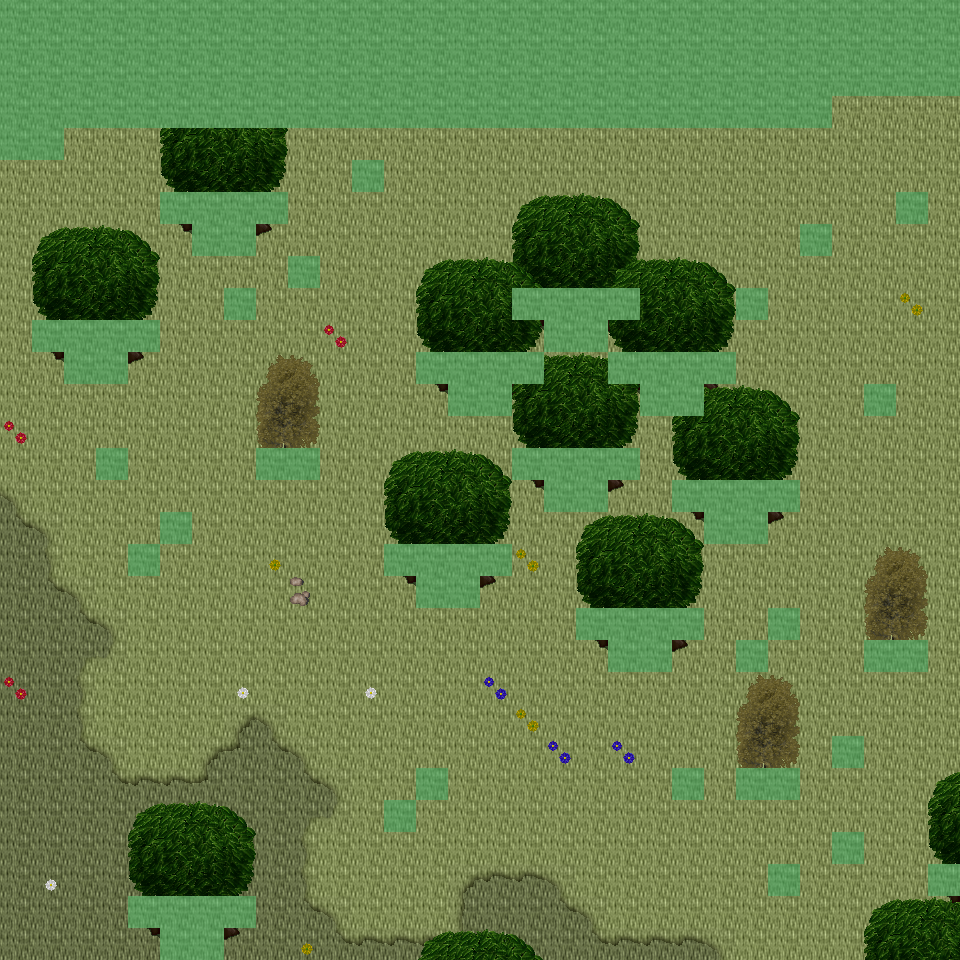

This is a level from a 2D game, rendered from its Tiled map with the project's own tilesets. A one-line summary and the map file follow, with tile-layer data summarised:
An orthogonal 30x30 tile map with 32x32 px tiles, 6 tile layers (Ground, Object, Object2, Above, ...), 45 tilesets and 5 objects (5x mapExit).

<map version="1.0" orientation="orthogonal" renderorder="right-down" width="30" height="30" tilewidth="32" tileheight="32" nextobjectid="6">
  <tileset firstgid="1" name="tileset_ground_ground" tilewidth="32" tileheight="32" tilecount="33" columns="3">
    <image source="../drawable/tileset_ground_ground.png" width="96" height="352" />
  </tileset>
  <tileset firstgid="34" name="tileset_ground_ridge_earth_dark" tilewidth="32" tileheight="32" tilecount="96" columns="12">
    <image source="../drawable/tileset_ground_ridge_earth_dark.png" width="384" height="256" />
  </tileset>
  <tileset firstgid="130" name="tileset_plant_grasses" tilewidth="32" tileheight="32" tilecount="6" columns="3">
    <image source="../drawable/tileset_plant_grasses.png" width="96" height="64" />
  </tileset>
  <tileset firstgid="136" name="tileset_ground_ladder_vertical_dark" tilewidth="32" tileheight="32" tilecount="3" columns="3">
    <image source="../drawable/tileset_ground_ladder_vertical_dark.png" width="96" height="32" />
  </tileset>
  <tileset firstgid="139" name="tileset_logic_collision" tilewidth="32" tileheight="32" tilecount="1" columns="1">
    <image source="../drawable/tileset_logic_collision.png" width="32" height="32" />
  </tileset>
  <tileset firstgid="140" name="tileset_ground_grass_corners" tilewidth="32" tileheight="32" tilecount="24" columns="6">
    <image source="../drawable/tileset_ground_grass_corners.png" width="192" height="128" />
  </tileset>
  <tileset firstgid="164" name="tileset_ground_earth_edges" tilewidth="32" tileheight="32" tilecount="18" columns="6">
    <image source="../drawable/tileset_ground_earth_edges.png" width="192" height="96" />
  </tileset>
  <tileset firstgid="182" name="tileset_plant_bush_bushes" tilewidth="32" tileheight="32" tilecount="10" columns="5">
    <image source="../drawable/tileset_plant_bush_bushes.png" width="160" height="64" />
  </tileset>
  <tileset firstgid="192" name="tileset_plant_tree_tree_darkgreen" tilewidth="32" tileheight="32" tilecount="88" columns="8">
    <image source="../drawable/tileset_plant_tree_tree_darkgreen.png" width="256" height="352" />
  </tileset>
  <tileset firstgid="280" name="tileset_ground_rock_pebbles" tilewidth="32" tileheight="32" tilecount="3" columns="1">
    <image source="../drawable/tileset_ground_rock_pebbles.png" width="32" height="96" />
  </tileset>
  <tileset firstgid="283" name="tileset_furniture_sink_jacuzzi_dark_side_on" tilewidth="32" tileheight="32" tilecount="36" columns="3">
    <image source="../drawable/tileset_furniture_sink_jacuzzi_dark_side_on.png" width="96" height="384" />
  </tileset>
  <tileset firstgid="319" name="tileset_furniture_chair_bench_iron_extensible" tilewidth="32" tileheight="32" tilecount="16" columns="4">
    <image source="../drawable/tileset_furniture_chair_bench_iron_extensible.png" width="128" height="128" />
  </tileset>
  <tileset firstgid="335" name="tileset_plant_flower_daisy_blue" tilewidth="32" tileheight="32" tilecount="8" columns="2">
    <image source="../drawable/tileset_plant_flower_daisy_blue.png" width="64" height="128" />
  </tileset>
  <tileset firstgid="343" name="tileset_plant_flower_daisy_red" tilewidth="32" tileheight="32" tilecount="8" columns="2">
    <image source="../drawable/tileset_plant_flower_daisy_red.png" width="64" height="128" />
  </tileset>
  <tileset firstgid="351" name="tileset_plant_flower_daisy_white" tilewidth="32" tileheight="32" tilecount="8" columns="2">
    <image source="../drawable/tileset_plant_flower_daisy_white.png" width="64" height="128" />
  </tileset>
  <tileset firstgid="359" name="tileset_plant_flower_daisy_yellow" tilewidth="32" tileheight="32" tilecount="8" columns="2">
    <image source="../drawable/tileset_plant_flower_daisy_yellow.png" width="64" height="128" />
  </tileset>
  <tileset firstgid="367" name="tileset_plant_bush_hedge" tilewidth="32" tileheight="32" tilecount="35" columns="5">
    <image source="../drawable/tileset_plant_bush_hedge.png" width="160" height="224" />
  </tileset>
  <tileset firstgid="402" name="tileset_plant_tree_evergreen" tilewidth="32" tileheight="32" tilecount="36" columns="3">
    <image source="../drawable/tileset_plant_tree_evergreen.png" width="96" height="384" />
  </tileset>
  <tileset firstgid="438" name="tileset_furniture_light_iron_lamp" tilewidth="32" tileheight="32" tilecount="3" columns="1">
    <image source="../drawable/tileset_furniture_light_iron_lamp.png" width="32" height="96" />
  </tileset>
  <tileset firstgid="441" name="tileset_furniture_light_flames" tilewidth="32" tileheight="32" tilecount="6" columns="6">
    <image source="../drawable/tileset_furniture_light_flames.png" width="192" height="32" />
  </tileset>
  <tileset firstgid="447" name="tileset_item_statue_girl_with_bird" tilewidth="32" tileheight="32" tilecount="12" columns="4">
    <image source="../drawable/tileset_item_statue_girl_with_bird.png" width="128" height="96" />
  </tileset>
  <tileset firstgid="459" name="tileset_object_birds" tilewidth="32" tileheight="32" tilecount="4" columns="2">
    <image source="../drawable/tileset_object_birds.png" width="64" height="64" />
  </tileset>
  <tileset firstgid="463" name="tileset_logic_protection" tilewidth="32" tileheight="32" tilecount="2" columns="2">
    <image source="../drawable/tileset_logic_protection.png" width="64" height="32" />
  </tileset>
  <tileset firstgid="465" name="tileset_plant_tree_spruce" tilewidth="32" tileheight="32" tilecount="6" columns="2">
    <image source="../drawable/tileset_plant_tree_spruce.png" width="64" height="96" />
  </tileset>
  <tileset firstgid="471" name="tileset_plant_tree_taller_trees" tilewidth="32" tileheight="32" tilecount="32" columns="8">
    <image source="../drawable/tileset_plant_tree_taller_trees.png" width="256" height="128" />
  </tileset>
  <tileset firstgid="503" name="tileset_plant_stump_hollow_logs" tilewidth="32" tileheight="32" tilecount="6" columns="3">
    <image source="../drawable/tileset_plant_stump_hollow_logs.png" width="96" height="64" />
  </tileset>
  <tileset firstgid="509" name="tileset_plant_stump_small_stump" tilewidth="32" tileheight="32" tilecount="4" columns="2">
    <image source="../drawable/tileset_plant_stump_small_stump.png" width="64" height="64" />
  </tileset>
  <tileset firstgid="513" name="tileset_ground_grass_2" tilewidth="32" tileheight="32" tilecount="21" columns="3">
    <image source="../drawable/tileset_ground_grass_2.png" width="96" height="224" />
  </tileset>
  <tileset firstgid="534" name="tileset_ground_water_waterfall" tilewidth="32" tileheight="32" tilecount="120" columns="8">
    <image source="../drawable/tileset_ground_water_waterfall.png" width="256" height="480" />
  </tileset>
  <tileset firstgid="654" name="tileset_ground_water_pool_corners" tilewidth="32" tileheight="32" tilecount="72" columns="3">
    <image source="../drawable/tileset_ground_water_pool_corners.png" width="96" height="768" />
  </tileset>
  <tileset firstgid="726" name="tileset_ground_water_pool" tilewidth="32" tileheight="32" tilecount="72" columns="3">
    <image source="../drawable/tileset_ground_water_pool.png" width="96" height="768" />
  </tileset>
  <tileset firstgid="798" name="tileset_plant_vine" tilewidth="32" tileheight="32" tilecount="3" columns="1">
    <image source="../drawable/tileset_plant_vine.png" width="32" height="96" />
  </tileset>
  <tileset firstgid="801" name="tileset_logic_item_fruits" tilewidth="32" tileheight="32" tilecount="16" columns="8">
    <image source="../drawable/tileset_logic_item_fruits.png" width="256" height="64" />
  </tileset>
  <tileset firstgid="817" name="tileset_ground_dry_grass" tilewidth="32" tileheight="32" tilecount="54" columns="9">
    <image source="../drawable/tileset_ground_dry_grass.png" width="288" height="192" />
  </tileset>
  <tileset firstgid="871" name="tileset_light_dim_light_5x5" tilewidth="32" tileheight="32" tilecount="25" columns="5">
    <image source="../drawable/tileset_light_dim_light_5x5.png" width="160" height="160" />
  </tileset>
  <tileset firstgid="896" name="tileset_building_chimney_smoke" tilewidth="32" tileheight="32" tilecount="40" columns="4">
    <image source="../drawable/tileset_building_chimney_smoke.png" width="128" height="320" />
  </tileset>
  <tileset firstgid="936" name="tileset_logic_creature_hybrid" tilewidth="32" tileheight="32" tilecount="16" columns="8">
    <image source="../drawable/tileset_logic_creature_hybrid.png" width="256" height="64" />
  </tileset>
  <tileset firstgid="952" name="tileset_building_huts" tilewidth="32" tileheight="32" tilecount="338" columns="26">
    <image source="../drawable/tileset_building_huts.png" width="832" height="416" />
  </tileset>
  <tileset firstgid="1290" name="tileset_logic_portal" tilewidth="32" tileheight="32" tilecount="24" columns="8">
    <image source="../drawable/tileset_logic_portal.png" width="256" height="96" />
  </tileset>
  <tileset firstgid="1314" name="tileset_plant_bush_leafy" tilewidth="32" tileheight="32" tilecount="48" columns="8">
    <image source="../drawable/tileset_plant_bush_leafy.png" width="256" height="192" />
  </tileset>
  <tileset firstgid="1362" name="tileset_plant_bush_berried" tilewidth="32" tileheight="32" tilecount="60" columns="5">
    <image source="../drawable/tileset_plant_bush_berried.png" width="160" height="384" />
  </tileset>
  <tileset firstgid="1422" name="tileset_plant_bush_flowering" tilewidth="32" tileheight="32" tilecount="72" columns="8">
    <image source="../drawable/tileset_plant_bush_flowering.png" width="256" height="288" />
  </tileset>
  <tileset firstgid="1494" name="tileset_plant_bushes_and_trees" tilewidth="32" tileheight="32" tilecount="144" columns="16">
    <image source="../drawable/tileset_plant_bushes_and_trees.png" width="512" height="289" />
  </tileset>
  <tileset firstgid="1638" name="tileset_plant_bush_bush_pinks" tilewidth="32" tileheight="32" tilecount="4" columns="2">
    <image source="../drawable/tileset_plant_bush_bush_pinks.png" width="64" height="64" />
  </tileset>
  <tileset firstgid="1642" name="tileset_logic_creature_mutant" tilewidth="32" tileheight="32" tilecount="7" columns="7">
    <image source="../drawable/tileset_logic_creature_mutant.png" width="224" height="32" />
  </tileset>
  <layer name="Ground" width="30" height="30">
    <data>[900 cells, 900 non-empty, 3 distinct tile ids]</data>
  </layer>
  <layer name="Object" width="30" height="30">
    <data>[900 cells, 182 non-empty, 29 distinct tile ids]</data>
  </layer>
  <layer name="Object2" width="30" height="30">
    <data>[900 cells, 64 non-empty, 7 distinct tile ids]</data>
  </layer>
  <layer name="Above" width="30" height="30">
    <data>[900 cells, 123 non-empty, 16 distinct tile ids]</data>
  </layer>
  <layer name="Above2" width="30" height="30">
    <data>[900 cells, 48 non-empty, 4 distinct tile ids]</data>
  </layer>
  <layer name="Walkable" width="30" height="30">
    <data>[900 cells, 203 non-empty, 1 distinct tile ids]</data>
  </layer>
  <objectgroup name="MapEvents">
    <object id="1" name="south" type="mapExit" x="0" y="928" width="160" height="32">
      <properties>
        <property name="map" value="level_0_x105_y9" />
        <property name="x" value="0" />
        <property name="y" value="1" />
      </properties>
    </object>
    <object id="2" name="south2" type="mapExit" x="224" y="928" width="736" height="32">
      <properties>
        <property name="map" value="level_0_x105_y9" />
        <property name="x" value="7" />
        <property name="y" value="1" />
      </properties>
    </object>
    <object id="3" name="west" type="mapExit" x="0" y="160" width="32" height="800">
      <properties>
        <property name="map" value="level_0_x104_y8" />
        <property name="x" value="28" />
        <property name="y" value="5" />
      </properties>
    </object>
    <object id="4" name="east" type="mapExit" x="928" y="96" width="32" height="768">
      <properties>
        <property name="map" value="level_0_x106_y8" />
        <property name="x" value="1" />
        <property name="y" value="3" />
      </properties>
    </object>
    <object id="5" name="east2" type="mapExit" x="928" y="896" width="32" height="64">
      <properties>
        <property name="map" value="level_0_x106_y8" />
        <property name="x" value="1" />
        <property name="y" value="28" />
      </properties>
    </object>
  </objectgroup>
</map>
